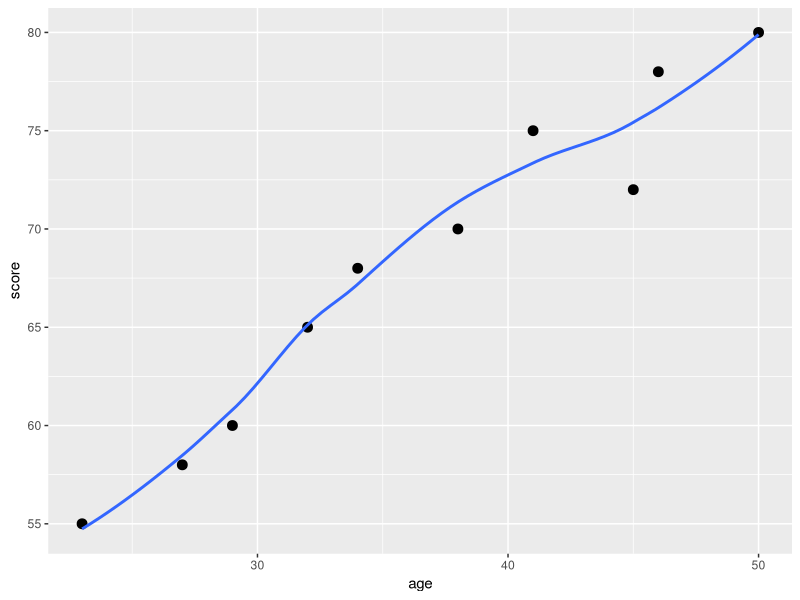
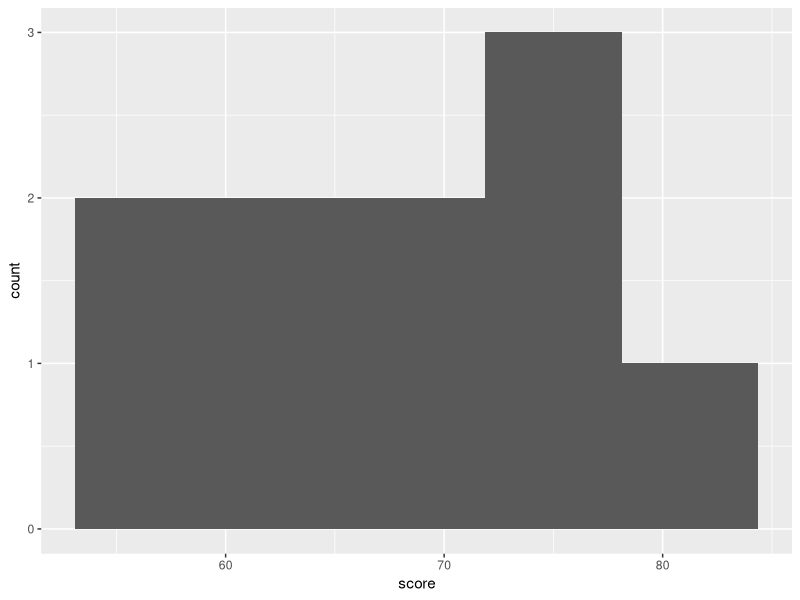

Reproduce these figures in R, in order.
## ---- chunk 1
library(tidyverse)
library(knitr)
## ---- chunk 2
data <- tibble(
  id = 1:10,
  age = c(23, 45, 34, 29, 50,41, 38, 27, 32, 46),
  score = c( 55, 72, 68, 60, 80, 75, 70, 58, 65, 78)
)
data
## ---- chunk 3
summary(data)
## ---- chunk 4
mean_table <- data %>%
  summarise(
    mean_age = mean(age),
    mean_score = mean(score)
  )
kable(mean_table)
## ---- chunk 5
ggplot(data, aes(x = age, y = score))+
  geom_point(size = 3)+
  geom_smooth(method = ,
              
              se = FALSE)
## ---- chunk 6
ggplot(data, aes( x = score))+
  geom_histogram(bins = 5)
## ---- chunk 7
model <- lm (score ~ age, data = data)
summary(model)
